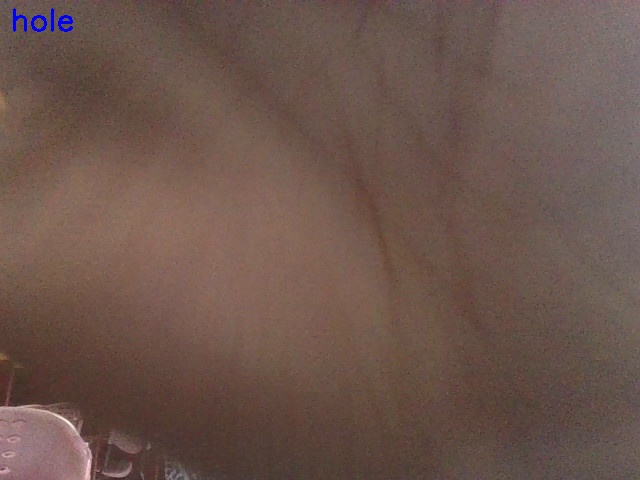
#> input picture Fabric_detection-main/captured_images/image_1.jpg, 640 x 480 px
$ python fab.py
#> lines starting #> are read from the running program, lines starting #| are printed output that depends on the picture; after the words box and inside, x2 and y2 are one past the last pixel; in counts of white or black regions, pixels touching at a corner belong together
import cv2
import numpy as np
from sklearn.cluster import KMeans
from tkinter import filedialog, Tk
import matplotlib.pyplot as plt

def open_image():
    """Open a file dialog to select an image."""
    root = Tk()
    root.withdraw()  # Hide the main window
    file_path = filedialog.askopenfilename(title="Select Fabric Image",
                                           filetypes=[("Image Files", "*.jpg;*.png;*.jpeg")])
#> the answer given: captured_images/image_1.jpg
    return file_path

def extract_dominant_colors(image_path, k=2):
    """Extract the top K dominant colors from the image."""
    image = cv2.imread(image_path)
    image = cv2.cvtColor(image, cv2.COLOR_BGR2RGB)
    image = image.reshape((-1, 3))

    kmeans = KMeans(n_clusters=k, n_init=10)
    kmeans.fit(image)
    colors = kmeans.cluster_centers_.astype(int)

    return [tuple(color) for color in colors], cv2.imread(image_path)

def rgb_to_lab(color):
    """Convert an RGB color to LAB color space."""
    color_array = np.uint8([[color]])
    lab_color = cv2.cvtColor(color_array, cv2.COLOR_RGB2LAB)[0][0]
    return lab_color

def lab_to_rgb(color):
    """Convert a LAB color to RGB color space."""
    color_array = np.uint8([[color]])
    rgb_color = cv2.cvtColor(color_array, cv2.COLOR_LAB2RGB)[0][0]
    return tuple(rgb_color)

def suggest_dyeing_solution(dominant_color, secondary_color):
    """Suggest a dye formula to shift secondary color toward the dominant color."""
    dominant_lab = rgb_to_lab(dominant_color)
    secondary_lab = rgb_to_lab(secondary_color)

    color_shift = dominant_lab - secondary_lab  # Compute shift in LAB space
    corrected_lab = secondary_lab + color_shift  # Apply correction
    corrected_lab = np.clip(corrected_lab, 0, 255)  # Ensure valid LAB values
    corrected_rgb = lab_to_rgb(corrected_lab)  # Convert back to RGB

    dye_formula = {
        "L Adjustment": color_shift[0],
        "A Adjustment": color_shift[1],
        "B Adjustment": color_shift[2]
    }

    return dye_formula, corrected_rgb

def process_fabric(image_path):
    """Main function to analyze fabric color and suggest correction."""
#> called with image_path = 'captured_images/image_1.jpg'
    colors, original_image = extract_dominant_colors(image_path)
#> in extract_dominant_colors, image is the input picture: shape (480, 640, 3); mean B, G, R 76.5, 85.2, 108
#> colors = [(123, 99, 90), (98, 76, 67)]

    if len(colors) < 2:
        return {"Message": "Not enough colors detected."}

    dominant_color = colors[0]
#> dominant_color = (123, 99, 90)
    secondary_color = colors[1]
#> secondary_color = (98, 76, 67)

    print("Dominant Color (RGB):", dominant_color)  # Print the detected dominant color
#| Dominant Color (RGB): (123, 99, 90)

    dye_solution, corrected_color = suggest_dyeing_solution(dominant_color, secondary_color)
#> in rgb_to_lab, `color_array = np.uint8([[color]])`: color_array = [[123, 99, 90]]
#> in rgb_to_lab, `lab_color = cv2.cvtColor(color_array, cv2.COLOR_RGB2LAB)[0][0]`: lab_color = [112, 136, 137]
#> in suggest_dyeing_solution, `secondary_lab = rgb_to_lab(secondary_color)`: secondary_lab = [87, 136, 137]
#> in suggest_dyeing_solution, `color_shift = dominant_lab - secondary_lab`: color_shift = [25, 0, 0]
#> in suggest_dyeing_solution, `corrected_lab = secondary_lab + color_shift`: corrected_lab = [112, 136, 137]
#> in lab_to_rgb, `color_array = np.uint8([[color]])`: color_array = [[112, 136, 137]]
#> in lab_to_rgb, `rgb_color = cv2.cvtColor(color_array, cv2.COLOR_LAB2RGB)[0][0]`: rgb_color = [122, 99, 89]
#> in suggest_dyeing_solution, `corrected_rgb = lab_to_rgb(corrected_lab)`: corrected_rgb = (122, 99, 89)
#> in suggest_dyeing_solution, `dye_formula = { "L Adjustment": color_shift[0], "A Adjustment": color_..`: dye_formula = {'L Adjustment': 25, 'A Adjustment': 0, 'B Adjustment': 0}
#> dye_solution has the same summary as dye_formula in suggest_dyeing_solution; corrected_color = (122, 99, 89)

    return {
        "Original Image": original_image,
        "Suggested Dye Formula": dye_solution,
        "Corrected Color": corrected_color
    }

def apply_correction(image, target_color):
    """Apply the corrected color to defect areas in the image."""
    image_hsv = cv2.cvtColor(image, cv2.COLOR_BGR2HSV)
    lower_bound = np.array([0, 0, 100])  # Define a threshold for defective areas
    upper_bound = np.array([255, 255, 255])
    mask = cv2.inRange(image_hsv, lower_bound, upper_bound)
    corrected_image = image.copy()
    corrected_image[mask > 0] = target_color
    return corrected_image

def visualize_correction(original_image, corrected_color):
    """Generate an image showing before and after correction."""
    corrected_image = apply_correction(original_image, corrected_color)

    fig, axes = plt.subplots(1, 2, figsize=(10, 5))
    axes[0].imshow(cv2.cvtColor(original_image, cv2.COLOR_BGR2RGB))
    axes[0].set_title("Original Image")
    axes[0].axis("off")

    axes[1].imshow(np.full_like(original_image, corrected_color, dtype=np.uint8))
    axes[1].set_title("Corrected Image")
    axes[1].axis("off")

    plt.show()

# Run the program
image_path = open_image()
if image_path:
    result = process_fabric(image_path)
#> result = 3 items
    print("Suggested Dye Formula:", result["Suggested Dye Formula"])
#| Suggested Dye Formula: {'L Adjustment': 25, 'A Adjustment': 0, 'B Adjustment': 0}
    print("Corrected Color (RGB):", result["Corrected Color"])
#| Corrected Color (RGB): (122, 99, 89)
    visualize_correction(result["Original Image"], result["Corrected Color"])
#> in apply_correction, `image_hsv = cv2.cvtColor(image, cv2.COLOR_BGR2HSV)`: image_hsv: shape (480, 640, 3); mean H, S, V 14, 76.5, 108.4
#> in apply_correction, `mask = cv2.inRange(image_hsv, lower_bound, upper_bound)`:
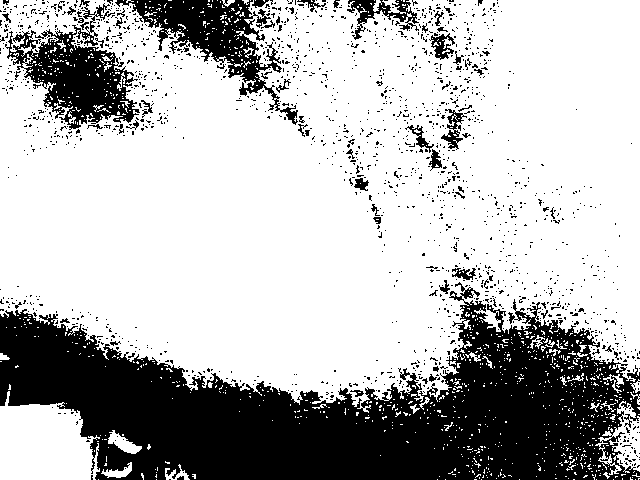
#> mask: shape (480, 640); 71.5% white; 1676 black regions (1613 under 20 px), largest, box (x1, y1, x2, y2) and area: (0, 282, 640, 480) 65521, (5, 0, 140, 130) 6761, (115, 0, 298, 125) 6185
#> in apply_correction, `corrected_image[mask > 0] = target_color`:
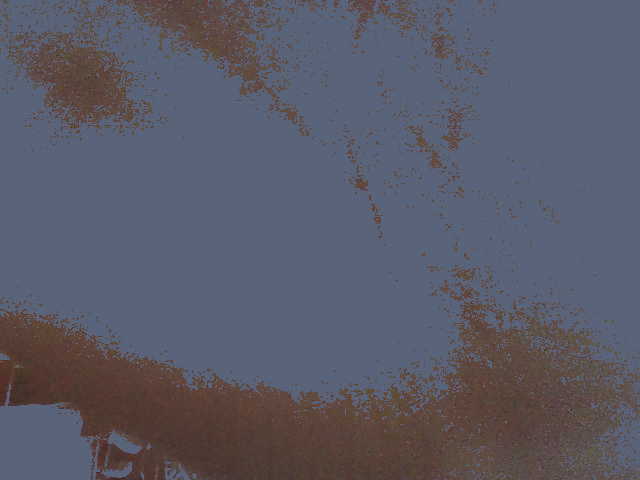
#> corrected_image: shape (480, 640, 3); mean B, G, R 104.6, 90.5, 89.3
#> in visualize_correction, `plt.show()`:
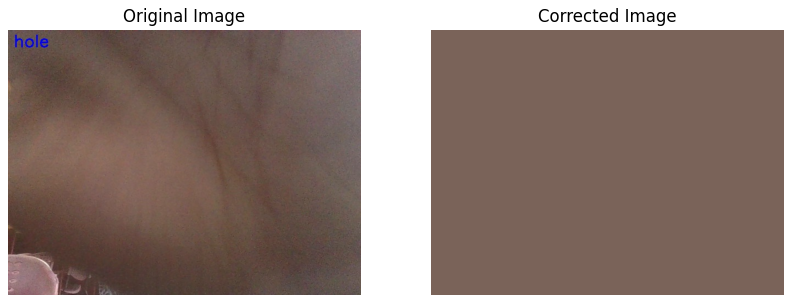
#> figure drawn by matplotlib, 2 panels
